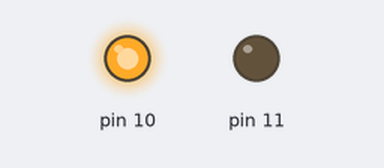
Bench run of a sketch on a simulated Arduino Uno, built with avr-gcc and run on an emulated ATmega328P. Shown: output pins drawn as LEDs (lit = HIGH).

Above: at 0.5 s.
At 2.7 s:
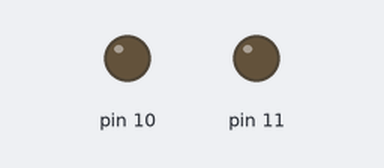
At 5.0 s:
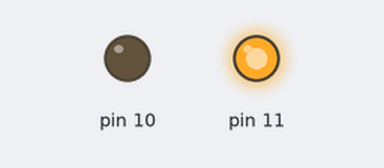
Timing chart, 0 to 6.9 s (numbered marks = the images above):
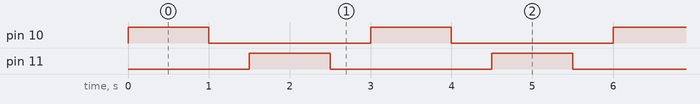

The sketch:

1b.ino
```cpp
void setup(){
  pinMode(10,OUTPUT);
  pinMode(11,OUTPUT);
}

void loop(){
  digitalWrite(10,HIGH);
  delay(1000);
  digitalWrite(10,LOW);
  delay(500);
  digitalWrite(11,HIGH);
  delay(1000);
  digitalWrite(11,LOW);
  delay(500);
}
```

Measured:
- by itself, pin 10, pin 11: alternates HIGH for 1.0 s and LOW for 2.0 s
- by itself, everything shown: repeats every 3.0 s, in 4 steps
